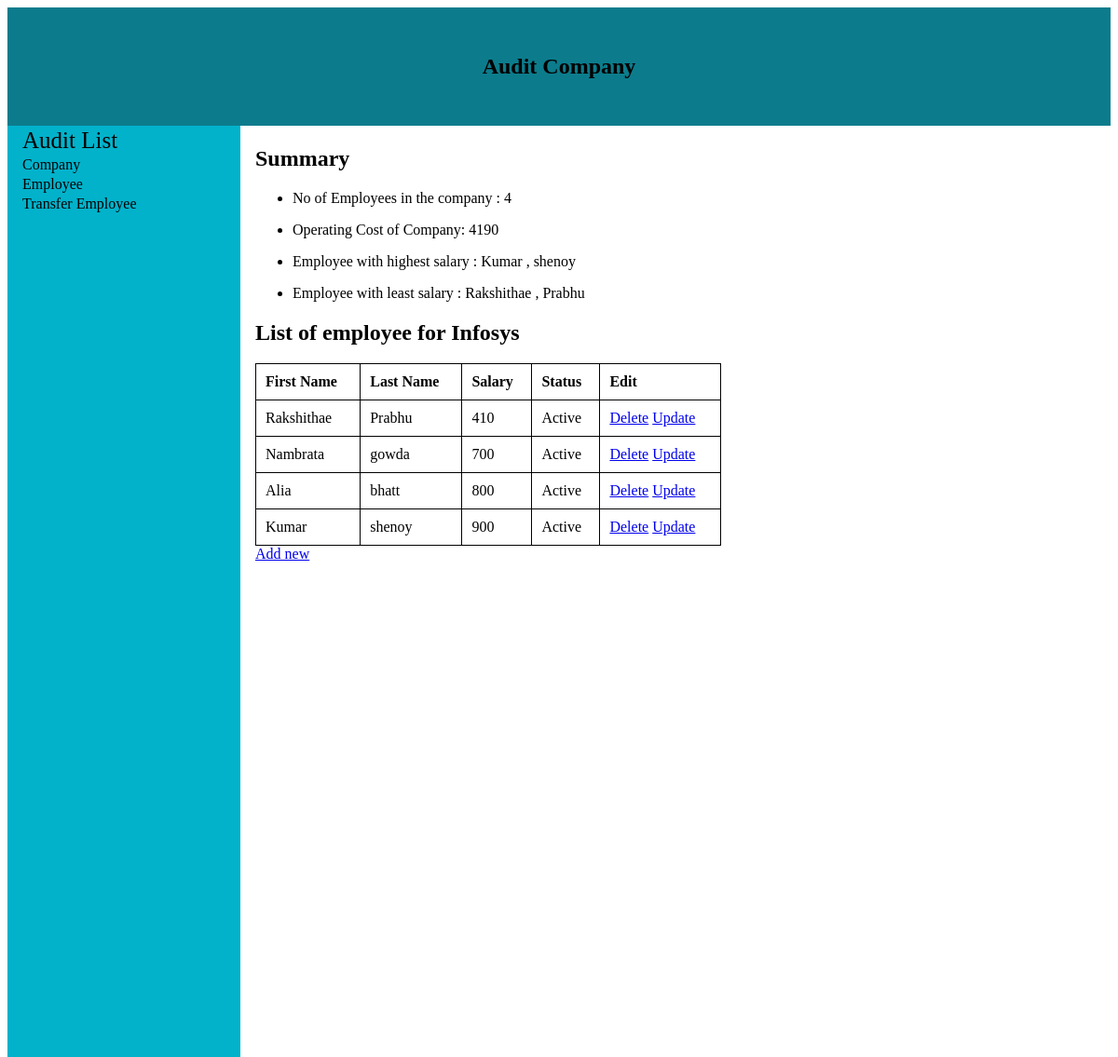
Page /cmpdetails/3/ on the committed database.
### cmpdetails/models.py (models this page shows)
class Employee(models.Model):
    emp_id = models.AutoField(primary_key=True)
    comp_id = models.ForeignKey(Company, on_delete=models.CASCADE)
    first_name = models.CharField(max_length=25)
    last_name = models.CharField(max_length=25)
    salary = models.IntegerField(default=0)
    status = models.CharField(max_length=10)

class Company(models.Model):
    comp_id = models.AutoField(primary_key=True)
    comp_name = models.CharField(max_length=100)
    comp_budget = models.IntegerField(default=0)

### cmpdetails/views.py (the view)
# urls.py: path('<int:comp_id>/',views.emp_details, name='emp_details'),
def emp_details(request , comp_id):
    emp_details_list = Employee.objects.filter(comp_id=comp_id,status='Active')
    if emp_details_list.exists():
        comp = Company.objects.get(comp_id=comp_id)
        emp_details_list = emp_details_list.filter(status='Active')
        agg_sal=emp_details_list.aggregate(Max('salary'),Min('salary'),Sum('salary'))
        max_sal = emp_details_list.filter(salary=agg_sal['salary__max'])
        min_sal = emp_details_list.filter(salary=agg_sal['salary__min'])
        op_cost = comp.comp_budget-agg_sal['salary__sum']
        emp_count = emp_details_list.aggregate(Count('emp_id'))
        emp_count = emp_count['emp_id__count']
        context={ 'emp_details_list':emp_details_list,'company':comp,'max_sal':max_sal,'min_sal':min_sal,'opt_cost':op_cost,'emp_count':emp_count,}
        return render(request,'cmpdetails/emp_details.html',context)
    else:
        latest_company_list = Company.objects.order_by('-comp_id')
        context = {
            'latest_company_list': latest_company_list,
            'error_message': "Active employees for the selected company does not exist",
        }
    return render(request, 'cmpdetails/cmp_details.html', context)

### cmpdetails/templates/cmpdetails/emp_details.html (shortened to what this page needs)
<!DOCTYPE html>
<html lang="en">
<head>
</head>
<body>
<div class="head_block" >
    <h2> Audit Company</h2>
</div>
<div class="left_block">
<span> Audit List</span>
    <a href="/cmpdetails/cmp_details" class="left_nav"> Company</a>
    <a href="/cmpdetails/cmp_details" class="left_nav"> Employee</a>
    <a href="#" class="left_nav">Transfer Employee</a>
</div>
<div class="content">
    <h2>Summary</h2>
    <ul>
        <li> No of Employees in the company : {{emp_count}} </li>
        <li>Operating Cost of Company: {{opt_cost}}</li>
        <li>Employee with highest salary :{% for max_sal_emp in max_sal %} {{max_sal_emp.first_name}} , {{max_sal_emp.last_name}}  {% endfor %}</li>
        <li>Employee with least salary :{% for min_sal_emp in min_sal %} {{min_sal_emp.first_name}} , {{min_sal_emp.last_name}} {% endfor %} </li>
    </ul>
    <h2>List of employee for {{company.comp_name}} </h2>
{% if emp_details_list %}
    <table>
        <tr>
            <th>First Name</th>
            <th>Last Name</th>
            <th>Salary</th>
            <th>Status</th>
            <th>Edit</th>
        </tr>
    {% for emp in emp_details_list %}
        <tr>
            <td>{{emp.first_name}}</td>
            <td>{{emp.last_name}}</td>
            <td>{{emp.salary}}</td>
            <td>{{emp.status}}</td>
            <td>
                <a href="{% url 'cmpdetails:emp_delete' company.comp_id emp.emp_id %}" id="emp_delete" name="emp_delete">Delete</a>
                <a href="{% url 'cmpdetails:emp_update' company.comp_id emp.emp_id %}" id="emp_update" name="emp_update">Update</a>
            </td>
        </tr>
    {% endfor %}
    </table>
    <a href="{% url 'cmpdetails:add_new_emp_pg' company.comp_id %}" name="add_new" id="add_new">Add new</a>
{% else %}
    <p>No employees available</p>
{% endif %}
    <br>
</div>
</body>
</html>

### cmpdetails/templates/cmpdetails/emp_details.html (style rules this page uses)
* { box-sizing: border-box; }
div.head_block { background-color :#0C7C8C; text-align : center; color :Black; padding: 30px }
div.left_block { background-color :#02B2CB; text-align: left; float: left; height :1000px; width : 250px }
span { padding : 2px 1px 1px 16px; display : block; font-size: 25px; }
a.left_nav { font-side:20px; display: block; padding : 2px 1px 1px 16px; text-decoration:None; color: black; }
div.content { padding:2px 1px 1px 16px; float : left; }
table { border-collapse:collapse; width: 500px }
th , td { border: 1px solid Black; text-align:left; padding:10px; }

### rows in the picture
Employee: first_name "Kumar", last_name "shenoy", salary "900", status "Active"
Employee: first_name "Rakshithae", last_name "Prabhu", salary "410", status "Active"
Company: comp_name "Infosys"
Employee: first_name "Nambrata", last_name "gowda", salary "700", status "Active"
Employee: first_name "Alia", last_name "bhatt", salary "800", status "Active"

### other values in the picture
{{ emp_count }} "4"
{{ opt_cost }} "4190"
